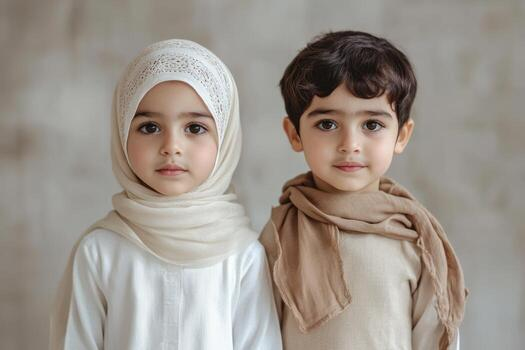
#> input picture Lab 8/kid1.jpg, 525 x 350 px
$ jupyter execute Lab_8_Edge_Detection.ipynb   (older library calls are emulated)
#> lines starting #> are read from the running program, lines starting #| are printed output that depends on the picture; after the words box and inside, x2 and y2 are one past the last pixel; in counts of white or black regions, pixels touching at a corner belong together
# **Lab 8 - Edge Detection**

### By: Dr. Irfan

### Mohammed Naif Alhadi - 2240007563 - 7MA2

[cell 1]
import cv2
import numpy as np
import matplotlib.pyplot as plt

imgFile = 'kid1.jpg'

## **Sobel Edge Detector**

[cell 2]
# 1. Load the real image
img = cv2.imread(imgFile)
#> img is the input picture: shape (350, 525, 3); mean B, G, R 140.1, 148.6, 156.8

if img is None:
    raise FileNotFoundError(f"Could not load image: {imgFile}")

# 2. Convert to Grayscale
gray = cv2.cvtColor(img, cv2.COLOR_BGR2GRAY)
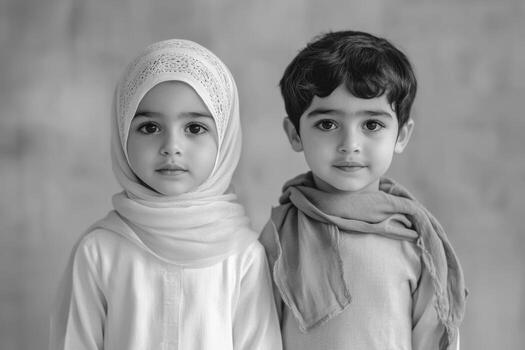
#> gray: shape (350, 525); min 1, max 254, mean 150.1

# 3. Try Original Image, Grayscale, and Gaussian Blur
inputs = [
    ("Original Image", img),
    ("Grayscale", gray),
    ("Gaussian Blur", cv2.GaussianBlur(gray, (5, 5), 0))
]

plt.figure(figsize=(15, 8))

for i, (title, blurred) in enumerate(inputs):
    # 4. Apply Sobel filter
    sobelx = cv2.Sobel(blurred, cv2.CV_64F, 1, 0, ksize=3)
    sobely = cv2.Sobel(blurred, cv2.CV_64F, 0, 1, ksize=3)

    # 5. Calculate Magnitude (Final Edge Map)
    sobel_combined = cv2.magnitude(sobelx, sobely)

    # 6. Normalize to 0-255 for display
    sobel_final = cv2.normalize(
        sobel_combined, None, 0, 255, cv2.NORM_MINMAX
    ).astype(np.uint8)

    # Visualization: Input
    plt.subplot(2, 3, i + 1)
    if blurred.ndim == 3:
        plt.imshow(cv2.cvtColor(blurred, cv2.COLOR_BGR2RGB))
    else:
        plt.imshow(blurred, cmap='gray')
    plt.title(title)
    plt.axis('off')

    # Visualization: Sobel Result
    plt.subplot(2, 3, i + 4)
    if sobel_final.ndim == 3:
        plt.imshow(cv2.cvtColor(sobel_final, cv2.COLOR_BGR2RGB))
    else:
        plt.imshow(sobel_final, cmap='gray')
    plt.title(f'Sobel - {title}')
    plt.axis('off')
#> this loop made 3 passes
#> title on passes 1 to 3: 'Original Image', 'Grayscale', 'Gaussian Blur'
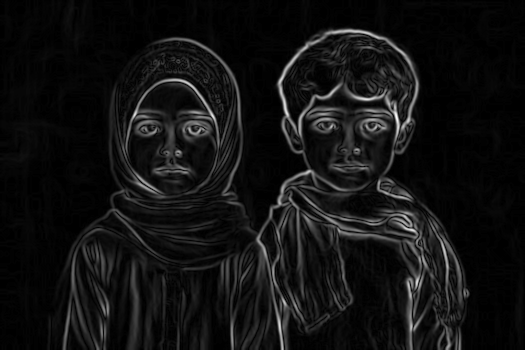
#> sobel_combined: shape (350, 525) float64; min 0, max 365, mean 25.8; drawn with min black and max white
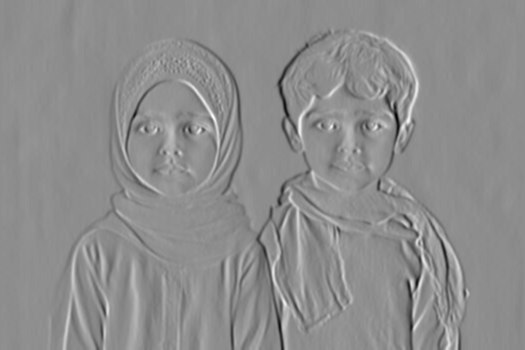
#> sobelx: shape (350, 525) float64; min -353, max 283, mean 0.2; drawn with min black and max white

plt.tight_layout()
plt.show()

# **Robert Edge Detector**

### Comparing to Sobel

Roberts: Kernel Size  -->    2x2
Sobel:   Kernel Size  -->    3x3

Roberts: Speed  --> Faster
Sobel:   Speed  --> Slower

Roberts: Noise Resistance  --> Poor (High Senstivity)
Sobel:   Noise Resistnace  --> Good (Built-in Smoothing)

Roberts: Edge Width  --> Very thin/sharp
Sobel:   Edge Width  --> Thicker

[cell 3]
# 1. Load a real image in grayscale
image = cv2.imread(imgFile, 0) #cv2.IMREAD_GRAYSCALE)
#> image: shape (350, 525); min 1, max 255, mean 150.1

# 2. Pre-process: Always blur for Roberts!
# Its 2x2 kernel is very sensitive to noise.
blurred = cv2.GaussianBlur(image, (5, 5), 0)

# 3. Define Roberts Cross kernels
kernel_x = np.array([[1, 0], [0, -1]], dtype=np.float64)
kernel_y = np.array([[0, 1], [-1, 0]], dtype=np.float64)

# 4. Apply kernels using convolution
roberts_x = cv2.filter2D(blurred, cv2.CV_64F, kernel_x)
roberts_y = cv2.filter2D(blurred, cv2.CV_64F, kernel_y)

# 5. Calculate Magnitude (Combine X and Y)
# Magnitude = sqrt(Gx^2 + Gy^2)
roberts_combined = cv2.magnitude(roberts_x, roberts_y)

# 6. Convert to uint8 for display
roberts_final = np.uint8(np.absolute(roberts_combined))

# Display
plt.figure(figsize=(12, 6))
plt.subplot(1, 2, 1), plt.imshow(image, cmap='gray'), plt.title('Original Gray')
plt.subplot(1, 2, 2), plt.imshow(roberts_final, cmap='gray'), plt.title('Roberts Edge Detector')
plt.show()

## **Prewitt Edge Detector**

[cell 4]
import cv2
import numpy as np
import matplotlib.pyplot as plt

# 1. Load a real image in grayscale
img = cv2.imread(imgFile)

# 2. Grayscale & Blur (Essential for real photos to reduce grain)
gray = cv2.cvtColor(img, cv2.COLOR_BGR2GRAY)
blurred = cv2.GaussianBlur(gray, (5, 5), 0)

# 3. Define Prewitt Kernels manually
kernel_x = np.array([[-1, 0, 1], [-1, 0, 1], [-1, 0, 1]], dtype=np.float64)
kernel_y = np.array([[-1, -1, -1], [0, 0, 0], [1, 1, 1]], dtype=np.float64)

# 4. Apply filters
prewitt_x = cv2.filter2D(blurred, cv2.CV_64F, kernel_x)
prewitt_y = cv2.filter2D(blurred, cv2.CV_64F, kernel_y)

# 5. Calculate Magnitude (Combine X and Y)
prewitt_combined = cv2.magnitude(prewitt_x, prewitt_y)

# 6. Normalize to 8-bit for display
prewitt_final = np.uint8(np.absolute(prewitt_combined))

# Visualizing results
plt.figure(figsize=(12, 6))
plt.subplot(1, 2, 1), plt.imshow(cv2.cvtColor(img, cv2.COLOR_BGR2RGB)), plt.title('Original Photo')
plt.subplot(1, 2, 2), plt.imshow(prewitt_final, cmap='gray'), plt.title('Prewitt Edge Detection')
plt.tight_layout()
plt.show()

## **Canny Edge Detector**

[cell 5]
import cv2
import numpy as np
import matplotlib.pyplot as plt

# 1. Load the real image
img = cv2.imread(imgFile)

# 2. Convert to grayscale
gray = cv2.cvtColor(img, cv2.COLOR_BGR2GRAY)

# 3. Apply Canny Edge Detection
# Try threshold ratios of 1:2 and 1:3
canny_edges_2 = cv2.Canny(gray, 100, 200)
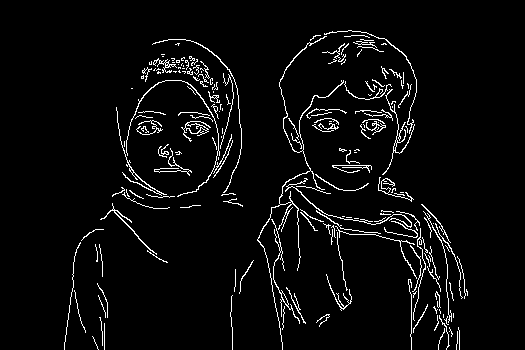
#> canny_edges_2: shape (350, 525); 4.3% white in thin lines or dots, all inside (x1, y1, x2, y2) = (64, 30, 468, 350)
canny_edges_3 = cv2.Canny(gray, 100, 300)
#> canny_edges_3: shape (350, 525); 3.3% white in thin lines or dots, all inside (x1, y1, x2, y2) = (97, 30, 468, 350)

# 4. Visualization
plt.figure(figsize=(15, 5))

plt.subplot(1, 3, 1)
plt.imshow(cv2.cvtColor(img, cv2.COLOR_BGR2RGB))
plt.title('Original Image')
plt.axis('off')

plt.subplot(1, 3, 2)
plt.imshow(canny_edges_2, cmap='gray')
plt.title('Canny - Ratio 1:2 (100, 200)')
plt.axis('off')

plt.subplot(1, 3, 3)
plt.imshow(canny_edges_3, cmap='gray')
plt.title('Canny - Ratio 1:3 (100, 300)')
plt.axis('off')

plt.tight_layout()
plt.show()
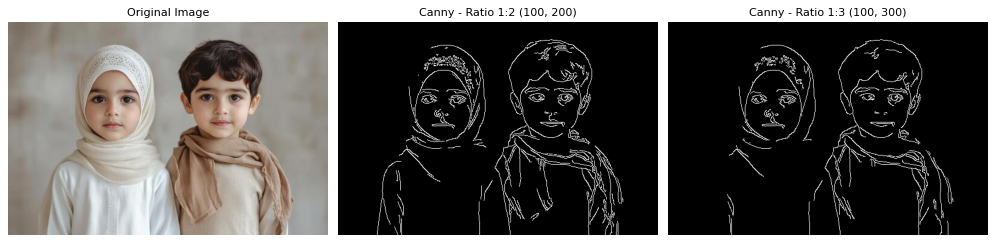
#> figure drawn by matplotlib, 3 panels

## **Multi-Channel Canny Edge Detector**

[cell 6]
def best_color_edge_detector(image_path):
    # 1. Load the color image
#> called with image_path = 'kid1.jpg'
    img = cv2.imread(image_path)
    if img is None:
        return "Image not found."

    # 2. Split into B, G, R channels
    channels = cv2.split(img)
    edge_maps = []

    for channel in channels:
        # 3. Pre-process each channel with Gaussian Blur to reduce noise
        blurred = cv2.GaussianBlur(channel, (5, 5), 0)

        # 4. Apply Canny to each channel
        # 50 and 150 are the low and high thresholds
        edges = cv2.Canny(blurred, 50, 150)
        edge_maps.append(edges)
#> this loop made 3 passes
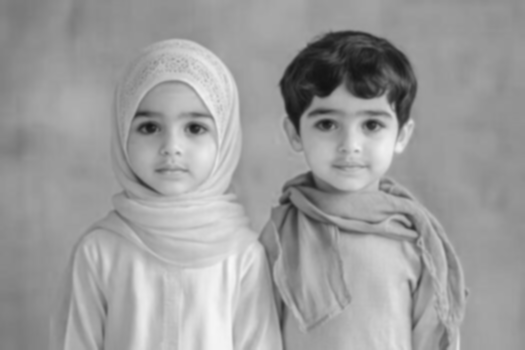
#> blurred: shape (350, 525); min 19, max 247, mean 156.8
#> after the loop, edge_maps = 3 items

    # 5. Merge edges from all channels using bitwise OR
    # This keeps any edge found in ANY of the three color layers
    combined_edges = cv2.bitwise_or(edge_maps[0], edge_maps[1])
#> combined_edges: shape (350, 525); 4.4% white in thin lines or dots, all inside (x1, y1, x2, y2) = (59, 30, 468, 350)
    combined_edges = cv2.bitwise_or(combined_edges, edge_maps[2])
#> combined_edges: shape (350, 525); 5% white in thin lines or dots, all inside (x1, y1, x2, y2) = (59, 30, 469, 350)

    return img, combined_edges

# Run the detector
original, edges = best_color_edge_detector(imgFile)

# Display results
plt.figure(figsize=(12, 6))
plt.subplot(1, 2, 1), plt.imshow(cv2.cvtColor(original, cv2.COLOR_BGR2RGB)), plt.title('Original Color')
plt.subplot(1, 2, 2), plt.imshow(edges, cmap='gray'), plt.title('Best Multi-Channel Edge Detection')
plt.show()
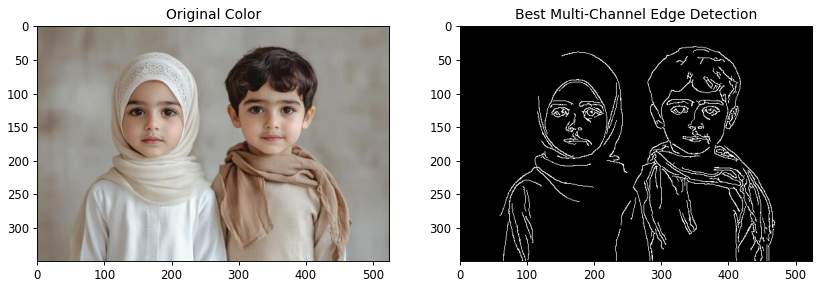
#> figure drawn by matplotlib, 2 panels

## **LoG Filter**

[cell 7]
# 1. Load a real-world photo in grayscale
img = cv2.imread(imgFile, cv2.IMREAD_GRAYSCALE)

# 2. Step 1: Gaussian Blur (Smoothing)
# Larger kernel/sigma reduces more noise but may miss small edges
blurred = cv2.GaussianBlur(img, (5, 5), 0)

# 3. Step 2: Laplacian Operator (Second Derivative)
# cv2.CV_64F is used to store negative values (crucial for zero-crossings)
laplacian = cv2.Laplacian(blurred, cv2.CV_64F, ksize=5)
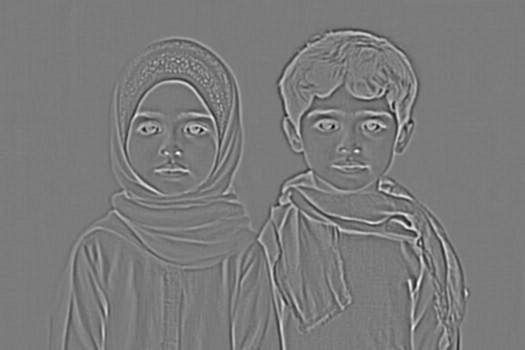
#> laplacian: shape (350, 525) float64; min -1810, max 1936, mean 0; drawn with min black and max white

# 4. Post-processing: Normalize for display
# Since the Laplacian has negative and positive values, we take the absolute value
log_final = np.uint8(np.absolute(laplacian))
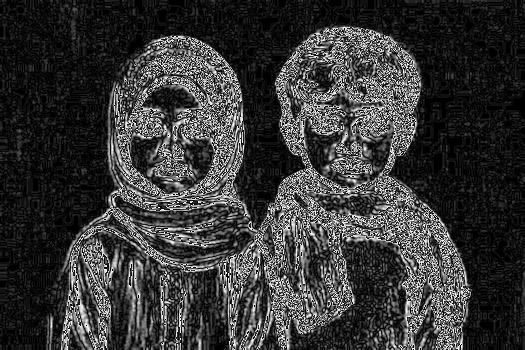
#> log_final: shape (350, 525); min 0, max 254, mean 55

# Visualization
plt.figure(figsize=(12, 6))
plt.subplot(1, 2, 1), plt.imshow(img, cmap='gray'), plt.title('Original Gray')
plt.subplot(1, 2, 2), plt.imshow(log_final, cmap='gray'), plt.title('LoG Filtered (Mexican Hat)')
plt.tight_layout()
plt.show()

## **DoG Filter**

[cell 8]
# 1. Load the real-world photo
img = cv2.imread(imgFile, cv2.IMREAD_GRAYSCALE)

# 2. Apply two Gaussian blurs with different standard deviations
# Low sigma preserves detail; High sigma captures broad structure
blur_narrow = cv2.GaussianBlur(img, (0, 0), sigmaX=1.0)
blur_wide = cv2.GaussianBlur(img, (0, 0), sigmaX=2.0)

# 3. Calculate the Difference (DoG)
# Use float32 to preserve negative values during subtraction
dog = blur_narrow.astype(np.float32) - blur_wide.astype(np.float32)

# 4. Normalize or Threshold for visibility
# Option A: Map to 0-255 range
dog_normalized = cv2.normalize(
    dog, None, 0, 255, cv2.NORM_MINMAX
).astype(np.uint8)

# Option B: Threshold the normalized response
_, dog_binary = cv2.threshold(
    dog_normalized, 127, 255, cv2.THRESH_BINARY
)
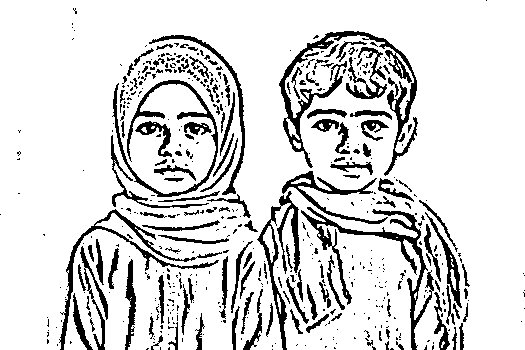
#> dog_binary: shape (350, 525); 85.1% white; 510 black regions (376 under 20 px), largest, box (x1, y1, x2, y2) and area: (279, 31, 418, 176) 3040, (301, 207, 434, 350) 2326, (112, 80, 218, 197) 1587

# Visualization
plt.figure(figsize=(15, 5))

plt.subplot(1, 3, 1)
plt.imshow(img, cmap='gray')
plt.title('Original Image')
plt.axis('off')

plt.subplot(1, 3, 2)
plt.imshow(dog_normalized, cmap='gray')
plt.title('DoG - Normalized (Option A)')
plt.axis('off')

plt.subplot(1, 3, 3)
plt.imshow(dog_binary, cmap='gray')
plt.title('DoG - Binary (Option B)')
plt.axis('off')

plt.tight_layout()
plt.show()

## **Gradient Edge Detector for Colored Images**

[cell 9]
# 1. Load the real-world color image
image = cv2.imread(imgFile)

# 2. Split the image into its R, G, and B components
# Note: OpenCV uses BGR order by default
b, g, r = cv2.split(image)

def get_channel_gradient(channel):
    # Use Sobel for gradient calculation on a single channel
    # Blur first to reduce noise in that specific color layer
    blurred = cv2.GaussianBlur(channel, (3, 3), 0)
    gx = cv2.Sobel(blurred, cv2.CV_64F, 1, 0, ksize=3)
    gy = cv2.Sobel(blurred, cv2.CV_64F, 0, 1, ksize=3)
    return cv2.magnitude(gx, gy)

# 3. Compute gradients for each color channel
grad_b = get_channel_gradient(b)
grad_g = get_channel_gradient(g)
grad_r = get_channel_gradient(r)

# 4. Combine gradients from all channels
# This ensures edges from color-only transitions are captured
combined_gradient = np.sqrt(grad_b**2 + grad_g**2 + grad_r**2)

# 5. Normalize to 0-255 for visualization
color_edges = cv2.normalize(combined_gradient, None, 0, 255, cv2.NORM_MINMAX).astype(np.uint8)

# Visualization
plt.figure(figsize=(12, 6))
plt.subplot(1, 2, 1), plt.imshow(cv2.cvtColor(image, cv2.COLOR_BGR2RGB)), plt.title('Original Color Image')
plt.subplot(1, 2, 2), plt.imshow(color_edges, cmap='inferno'), plt.title('Color-Aware Gradient Map')
plt.tight_layout()
plt.show()
